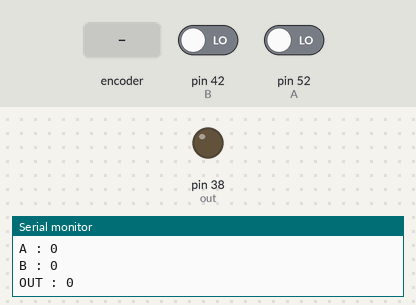
Simulated run of this sketch. Board: Arduino Mega 2560, built with avr-gcc and run on an emulated ATmega2560. Parts: output pins drawn as LEDs (lit = HIGH), the last lines printed to the serial monitor. Dashed ring = blinking. Inputs (shaded band) come from the test bench; at power-on: pin 42 (B) LOW, pin 52 (A) LOW.

Above: at 1.2 s.
1.3 s: rotary encoder on pin 52 (A) / pin 42 (B) turned 3 steps (first pin leading)
At 1.45 s:
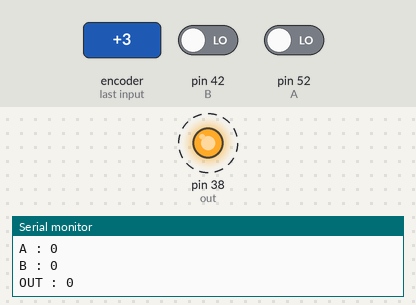
At 2.9 s:
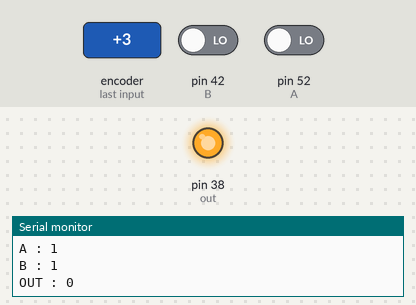
Timing chart, 0 to 4.4 s (numbered marks = the images above; inputs shaded):
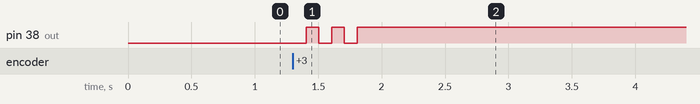

The sketch:

LimitSwitchesTest.ino
```cpp
int A = 52;
int B = 42;
int out = 38;

//22
//24
//8

//6
//7
//8

//52
//42
//38

int buttonStatus1 = 0;
int buttonStatus2 = 0;
int dOutStatus = 0;

void setup() {
  // put your setup code here, to run once:
  Serial.begin(9600);
  pinMode(out, OUTPUT);
  pinMode(A, INPUT);
  pinMode(B, INPUT);
}

void loop() {
  delay(100);
  Serial.print("A : ");
  Serial.println(buttonStatus1);
  Serial.print("B : ");
  Serial.println(buttonStatus2);
  Serial.print("OUT : ");
  Serial.println(dOutStatus);

  buttonStatus1 = digitalRead(A);
  buttonStatus2 = digitalRead(B);
  if (buttonStatus1 == HIGH && buttonStatus2 == HIGH ) {
      digitalWrite(out, HIGH);
    }
    else
    {
      digitalWrite(out, LOW);
    }
}
```

Measured:
- after the input at 1.3 s, pin 38 (out): alternates HIGH for 0.10 s and LOW for 0.10 s, 5 changes in all, then stays HIGH, starting after 0.11 s
